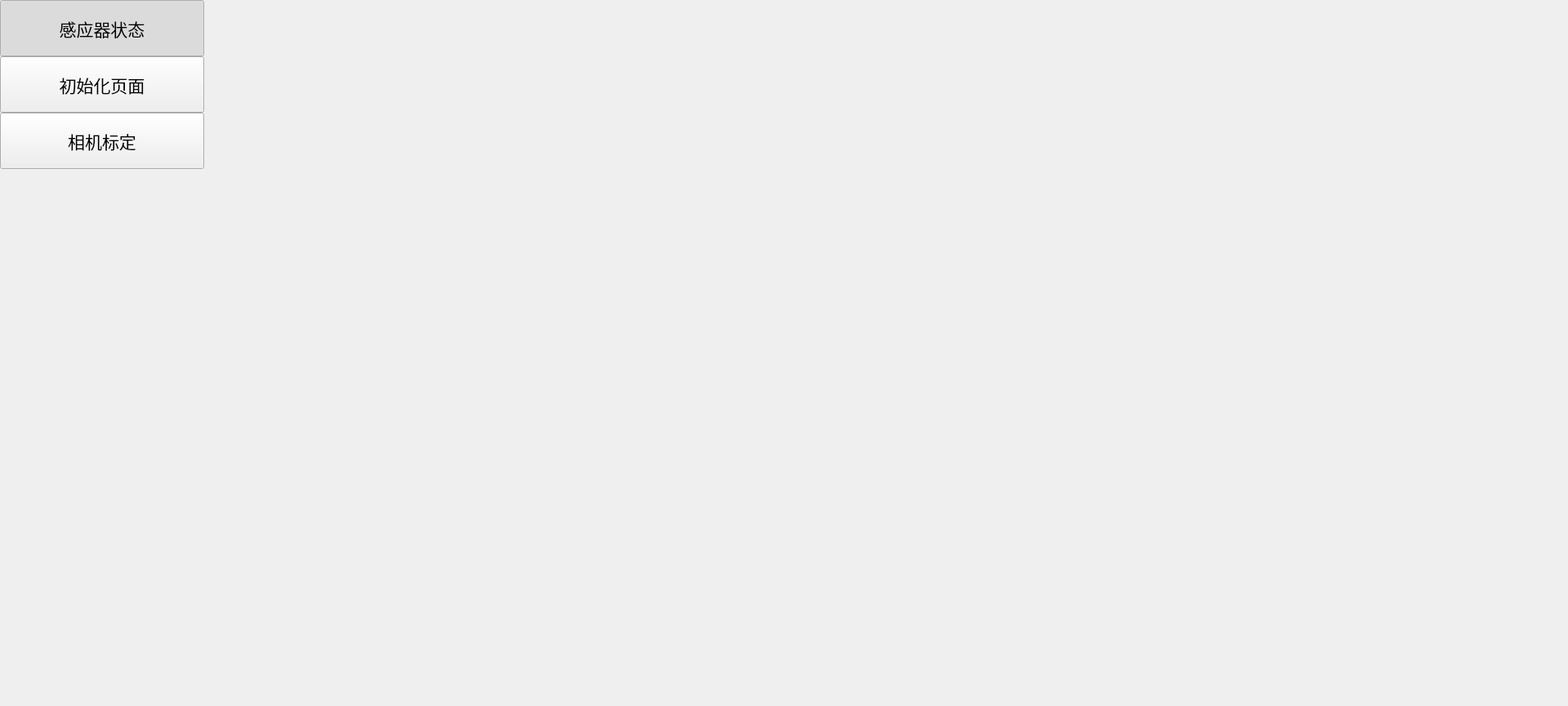
<?xml version="1.0" encoding="UTF-8"?>
<ui version="4.0">
 <class>maintenance_change_viewClass</class>
 <widget class="QWidget" name="maintenance_change_viewClass">
  <property name="geometry">
   <rect>
    <x>0</x>
    <y>0</y>
    <width>1920</width>
    <height>865</height>
   </rect>
  </property>
  <property name="minimumSize">
   <size>
    <width>1920</width>
    <height>865</height>
   </size>
  </property>
  <property name="maximumSize">
   <size>
    <width>1920</width>
    <height>865</height>
   </size>
  </property>
  <property name="windowTitle">
   <string>maintenance_change_view</string>
  </property>
  <layout class="QHBoxLayout" name="horizontalLayout">
   <property name="spacing">
    <number>0</number>
   </property>
   <property name="leftMargin">
    <number>0</number>
   </property>
   <property name="topMargin">
    <number>0</number>
   </property>
   <property name="rightMargin">
    <number>0</number>
   </property>
   <property name="bottomMargin">
    <number>0</number>
   </property>
   <item>
    <layout class="QVBoxLayout" name="button_layout" stretch="0,0,0,1">
     <property name="spacing">
      <number>0</number>
     </property>
     <item>
      <widget class="PsButton" name="sensor_control">
       <property name="minimumSize">
        <size>
         <width>250</width>
         <height>69</height>
        </size>
       </property>
       <property name="maximumSize">
        <size>
         <width>250</width>
         <height>69</height>
        </size>
       </property>
       <property name="font">
        <font>
         <pointsize>16</pointsize>
        </font>
       </property>
       <property name="text">
        <string>感应器状态</string>
       </property>
       <property name="checkable">
        <bool>true</bool>
       </property>
       <property name="checked">
        <bool>true</bool>
       </property>
      </widget>
     </item>
     <item>
      <widget class="PsButton" name="manual_operation">
       <property name="minimumSize">
        <size>
         <width>250</width>
         <height>69</height>
        </size>
       </property>
       <property name="maximumSize">
        <size>
         <width>250</width>
         <height>69</height>
        </size>
       </property>
       <property name="font">
        <font>
         <pointsize>16</pointsize>
        </font>
       </property>
       <property name="text">
        <string>初始化页面</string>
       </property>
       <property name="checkable">
        <bool>true</bool>
       </property>
      </widget>
     </item>
     <item>
      <widget class="PsButton" name="camera_calibration">
       <property name="minimumSize">
        <size>
         <width>250</width>
         <height>69</height>
        </size>
       </property>
       <property name="maximumSize">
        <size>
         <width>250</width>
         <height>69</height>
        </size>
       </property>
       <property name="font">
        <font>
         <pointsize>16</pointsize>
        </font>
       </property>
       <property name="text">
        <string>相机标定</string>
       </property>
       <property name="checkable">
        <bool>true</bool>
       </property>
      </widget>
     </item>
     <item>
      <spacer name="verticalSpacer">
       <property name="orientation">
        <enum>Qt::Vertical</enum>
       </property>
       <property name="sizeType">
        <enum>QSizePolicy::Expanding</enum>
       </property>
       <property name="sizeHint" stdset="0">
        <size>
         <width>20</width>
         <height>40</height>
        </size>
       </property>
      </spacer>
     </item>
    </layout>
   </item>
   <item>
    <widget class="QStackedWidget" name="set_page">
     <property name="minimumSize">
      <size>
       <width>1670</width>
       <height>865</height>
      </size>
     </property>
     <property name="maximumSize">
      <size>
       <width>1670</width>
       <height>865</height>
      </size>
     </property>
    </widget>
   </item>
  </layout>
 </widget>
 <layoutdefault spacing="6" margin="11"/>
 <customwidgets>
  <customwidget>
   <class>PsButton</class>
   <extends>QPushButton</extends>
   <header>view/components/ps_button/ps_button.h</header>
  </customwidget>
 </customwidgets>
 <resources>
  <include location="../../../../res/main_res.qrc"/>
 </resources>
 <connections/>
</ui>
